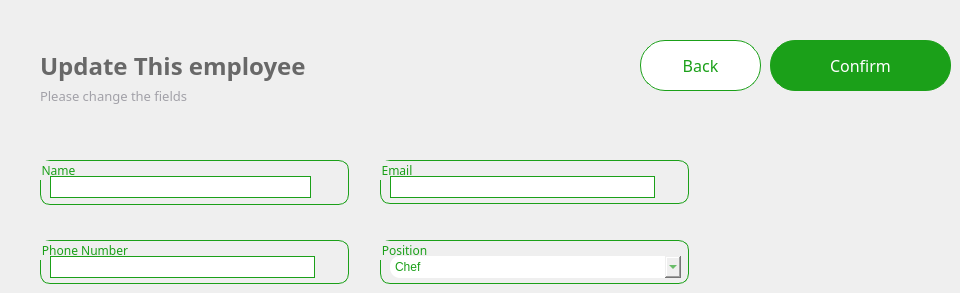
     <widget class="QWidget" name="update_employee">
      <widget class="QLabel" name="Sub_title_6">
       <property name="geometry">
        <rect>
         <x>40</x>
         <y>80</y>
         <width>291</width>
         <height>31</height>
        </rect>
       </property>
       <property name="font">
        <font>
         <family>Lexend Light</family>
         <pointsize>10</pointsize>
        </font>
       </property>
       <property name="cursor">
        <cursorShape>PointingHandCursor</cursorShape>
       </property>
       <property name="layoutDirection">
        <enum>Qt::LeftToRight</enum>
       </property>
       <property name="styleSheet">
        <string notr="true">background-color:transparent;
color: #A2A1A8;
border:none;</string>
       </property>
       <property name="text">
        <string>Please change the fields</string>
       </property>
       <property name="alignment">
        <set>Qt::AlignLeading|Qt::AlignLeft|Qt::AlignVCenter</set>
       </property>
      </widget>
      <widget class="QGroupBox" name="position_3">
       <property name="geometry">
        <rect>
         <x>380</x>
         <y>240</y>
         <width>309</width>
         <height>44</height>
        </rect>
       </property>
       <property name="font">
        <font>
         <family>Lexend Light</family>
        </font>
       </property>
       <property name="styleSheet">
        <string notr="true">border-radius:10px;
border-color: rgb(27, 160, 25);
border-width : 1.2px;
border-style:solid;
color: rgb(27, 160, 25);
</string>
       </property>
       <property name="title">
        <string>Position</string>
       </property>
       <property name="alignment">
        <set>Qt::AlignLeading|Qt::AlignLeft|Qt::AlignTop</set>
       </property>
       <property name="flat">
        <bool>false</bool>
       </property>
       <property name="checkable">
        <bool>false</bool>
       </property>
       <widget class="QComboBox" name="position_update">
        <property name="geometry">
         <rect>
          <x>10</x>
          <y>16</y>
          <width>291</width>
          <height>22</height>
         </rect>
        </property>
        <property name="styleSheet">
         <string notr="true">border:none;</string>
        </property>
        <item>
         <property name="text">
          <string>Chef </string>
         </property>
        </item>
        <item>
         <property name="text">
          <string>Manager</string>
         </property>
        </item>
        <item>
         <property name="text">
          <string>Tech</string>
         </property>
        </item>
       </widget>
      </widget>
      <widget class="QGroupBox" name="name_3">
       <property name="geometry">
        <rect>
         <x>40</x>
         <y>160</y>
         <width>309</width>
         <height>45</height>
        </rect>
       </property>
       <property name="font">
        <font>
         <family>Lexend Light</family>
        </font>
       </property>
       <property name="styleSheet">
        <string notr="true">border-radius:10px;
border-color: rgb(27, 160, 25);
border-width : 1.2px;
border-style:solid;
color: rgb(27, 160, 25);
</string>
       </property>
       <property name="title">
        <string>Name</string>
       </property>
       <property name="alignment">
        <set>Qt::AlignLeading|Qt::AlignLeft|Qt::AlignTop</set>
       </property>
       <property name="flat">
        <bool>false</bool>
       </property>
       <property name="checkable">
        <bool>false</bool>
       </property>
       <widget class="QLineEdit" name="name_update">
        <property name="enabled">
         <bool>true</bool>
        </property>
        <property name="geometry">
         <rect>
          <x>10</x>
          <y>16</y>
          <width>261</width>
          <height>22</height>
         </rect>
        </property>
        <property name="styleSheet">
         <string notr="true">border-radius:0px;
border-color: rgb(27, 160, 25);
border-width : 0x;
color:grey;</string>
        </property>
        <property name="text">
         <string/>
        </property>
       </widget>
      </widget>
      <widget class="QGroupBox" name="email_6">
       <property name="geometry">
        <rect>
         <x>380</x>
         <y>160</y>
         <width>309</width>
         <height>44</height>
        </rect>
       </property>
       <property name="font">
        <font>
         <family>Lexend Light</family>
        </font>
       </property>
       <property name="styleSheet">
        <string notr="true">border-radius:10px;
border-color: rgb(27, 160, 25);
border-width : 1.2px;
border-style:solid;
color: rgb(27, 160, 25);
</string>
       </property>
       <property name="title">
        <string>Email</string>
       </property>
       <property name="alignment">
        <set>Qt::AlignLeading|Qt::AlignLeft|Qt::AlignTop</set>
       </property>
       <property name="flat">
        <bool>false</bool>
       </property>
       <property name="checkable">
        <bool>false</bool>
       </property>
       <widget class="QLineEdit" name="email_update">
        <property name="geometry">
         <rect>
          <x>10</x>
          <y>16</y>
          <width>265</width>
          <height>22</height>
         </rect>
        </property>
        <property name="styleSheet">
         <string notr="true">border-radius:0px;
border-color: rgb(27, 160, 25);
border-width : 0x;
color:grey;</string>
        </property>
        <property name="text">
         <string/>
        </property>
        <property name="echoMode">
         <enum>QLineEdit::Normal</enum>
        </property>
       </widget>
      </widget>
      <widget class="QGroupBox" name="phone_number_6">
       <property name="geometry">
        <rect>
         <x>40</x>
         <y>240</y>
         <width>309</width>
         <height>44</height>
        </rect>
       </property>
       <property name="font">
        <font>
         <family>Lexend Light</family>
        </font>
       </property>
       <property name="styleSheet">
        <string notr="true">border-radius:10px;
border-color: rgb(27, 160, 25);
border-width : 1.2px;
border-style:solid;
color: rgb(27, 160, 25);
</string>
       </property>
       <property name="title">
        <string>Phone Number</string>
       </property>
       <property name="alignment">
        <set>Qt::AlignLeading|Qt::AlignLeft|Qt::AlignTop</set>
       </property>
       <property name="flat">
        <bool>false</bool>
       </property>
       <property name="checkable">
        <bool>false</bool>
       </property>
       <widget class="QLineEdit" name="phone_update">
        <property name="geometry">
         <rect>
          <x>10</x>
          <y>16</y>
          <width>265</width>
          <height>22</height>
         </rect>
        </property>
        <property name="styleSheet">
         <string notr="true">border-radius:0px;
border-color: rgb(27, 160, 25);
border-width : 0x;
color:grey;</string>
        </property>
        <property name="text">
         <string/>
        </property>
        <property name="echoMode">
         <enum>QLineEdit::Normal</enum>
        </property>
       </widget>
      </widget>
      <widget class="QPushButton" name="confirm_update_btn">
       <property name="geometry">
        <rect>
         <x>770</x>
         <y>40</y>
         <width>181</width>
         <height>51</height>
        </rect>
       </property>
       <property name="styleSheet">
        <string notr="true">*{
border-radius:25px;
color:white;
font-family: Lexend;
font-size:16px;
border-color: rgb(27, 160, 25);
border-width : 1.2px;
border-style:solid;
background-color:#1ba019;
}
QPushButton:hover
{
background:#013220;
color:white;
border-left:3px solid white ; 
border-color:none;
border-radius:25px;
}
QPushButton:pressed
{
background:#013220;
color:white;
border-radius:25px;
font-family: Lexend;
font-size:16px;
border-left:3.2px solid white ; 


/*background: qlineargradient(x1: 0, y1: 0, x2: 0, y2: 1,
                                stop: 0 #ffffff, stop: 1 #dcdcdc);*/
}</string>
       </property>
       <property name="text">
        <string>Confirm</string>
       </property>
       <property name="iconSize">
        <size>
         <width>200</width>
         <height>200</height>
        </size>
       </property>
      </widget>
      <widget class="QLabel" name="Title_6">
       <property name="geometry">
        <rect>
         <x>40</x>
         <y>50</y>
         <width>381</width>
         <height>31</height>
        </rect>
       </property>
       <property name="font">
        <font>
         <family>Lexend</family>
         <pointsize>18</pointsize>
         <bold>true</bold>
        </font>
       </property>
       <property name="styleSheet">
        <string notr="true">color: rgb(104, 104, 104);
border:none;</string>
       </property>
       <property name="text">
        <string>Update This employee</string>
       </property>
      </widget>
      <widget class="QPushButton" name="update_back">
       <property name="geometry">
        <rect>
         <x>640</x>
         <y>40</y>
         <width>121</width>
         <height>51</height>
        </rect>
       </property>
       <property name="styleSheet">
        <string notr="true">*{
border-radius:25px;
color:#1ba019;
font-family: Lexend;
font-size:16px;
border-color: rgb(27, 160, 25);
border-width : 1.2px;
border-style:solid;
background-color:white;
}
QPushButton:hover
{
background:white;
color:#00b521;
border-left:3px solid #00b521 ; 
border-color:none;
border-radius:25px;
}
QPushButton:pressed
{
background:#013220;
color:#1ba019;
border-radius:25px;
font-family: Lexend;
font-size:16px;
border-left:3.2px solid #1BA019 ; 


/*background: qlineargradient(x1: 0, y1: 0, x2: 0, y2: 1,
                                stop: 0 #ffffff, stop: 1 #dcdcdc);*/
}</string>
       </property>
       <property name="text">
        <string>Back</string>
       </property>
       <property name="icon">
        <iconset resource="resources.qrc">
         <normaloff>:/images/back.png</normaloff>:/images/back.png</iconset>
       </property>
       <property name="iconSize">
        <size>
         <width>200</width>
         <height>200</height>
        </size>
       </property>
       <property name="autoRepeatInterval">
        <number>100</number>
       </property>
      </widget>
     </widget>
